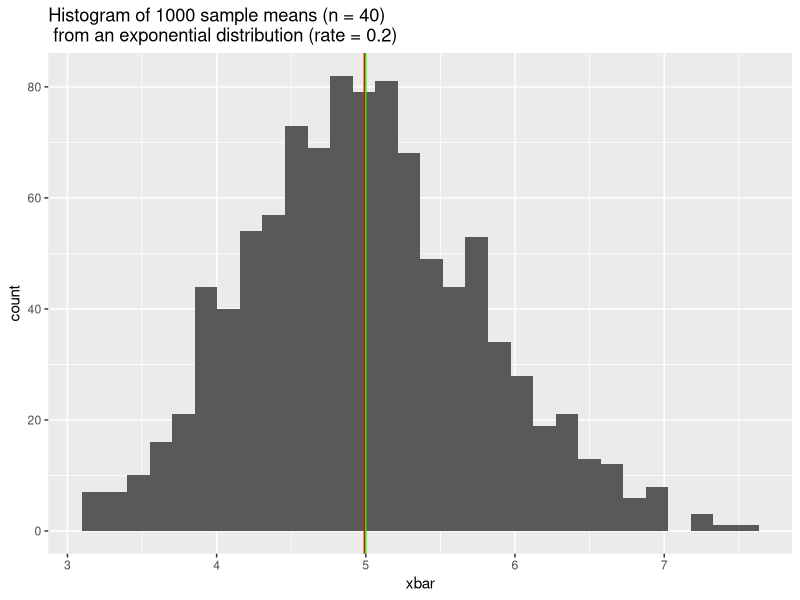

Recreate this plot in R.
## ---- chunk 1
lambda = 0.2
## ---- chunk 2
set.seed(1)
xbar = NULL
for (i in 1:1000) {
  xbar[i] = mean(rexp(40,rate = lambda))
}
## ---- chunk 3
E_xbar = mean(xbar)
mean_prct_err = (E_xbar - (1/lambda))/(1/lambda) * 100

library(ggplot2)
mean_plot = ggplot(data = data.frame(xbar = xbar), aes(x = xbar))
mean_plot = mean_plot + geom_histogram()
mean_plot = mean_plot + geom_vline(xintercept = E_xbar, colour = "red")
mean_plot = mean_plot + geom_vline(xintercept = 1/lambda, colour = "green")
mean_plot = mean_plot + ggtitle("Histogram of 1000 sample means (n = 40) \n from an exponential distribution (rate = 0.2)")
print(mean_plot)
## ---- chunk 4
Var_xbar = (sd(xbar))^2
Var_x = (1/lambda)^2
Var_prct_err = (Var_xbar - Var_x)/Var_x * 100

library(ggplot2)

